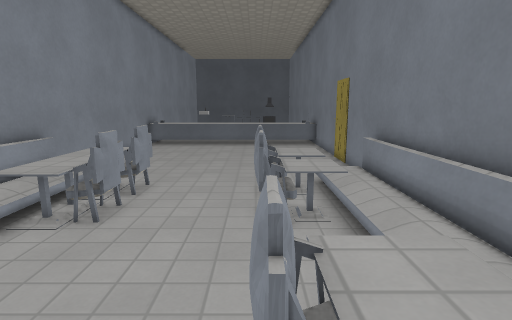
View 1 (above)

13 first-person views from a walk through a Godot game level. The camera is 1.5 m above the floor, tilts 10° down and sees 80° across. The floor is counted in squares, 0.5 m on a side. Each view is taken from the middle of a square. On the plan, view 1 faces up. The plan holds only what a view shows up to about 20 squares ahead; the rest is blank. The place goes on beyond the plan. Characters and animated objects are left out. Surface patterns are stand-ins for the level's own textures.

View 2
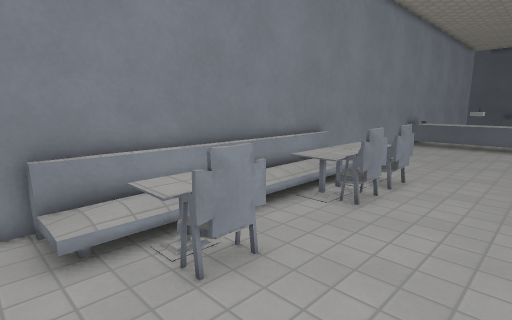

View 3
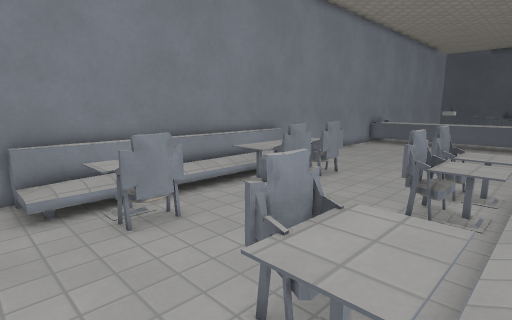

View 4
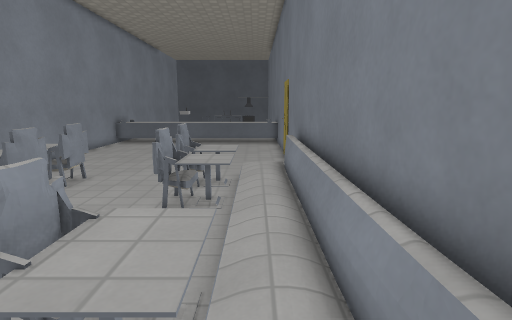

View 5
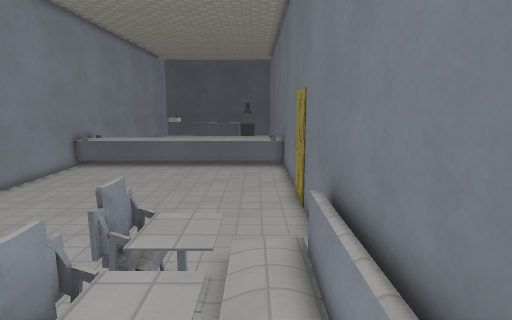

View 6
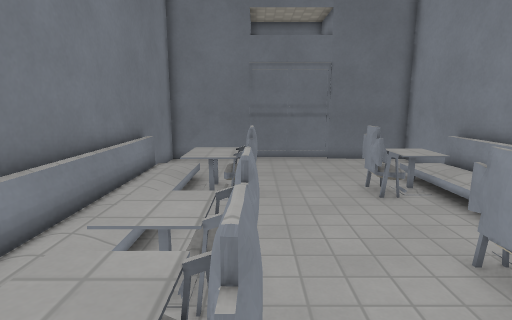

View 7
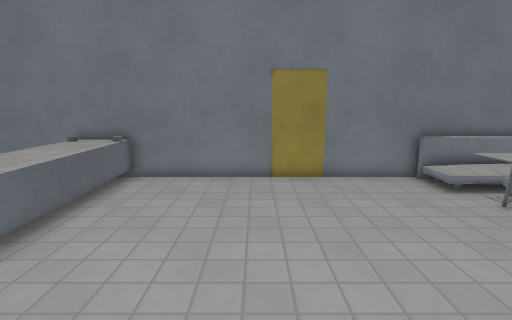

View 8
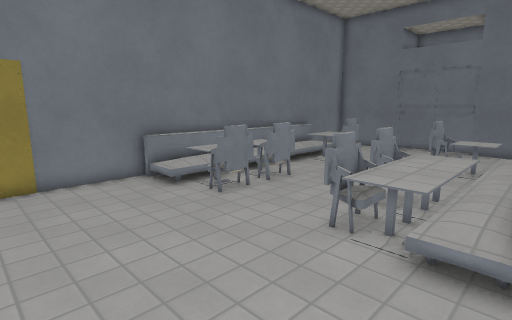

View 9
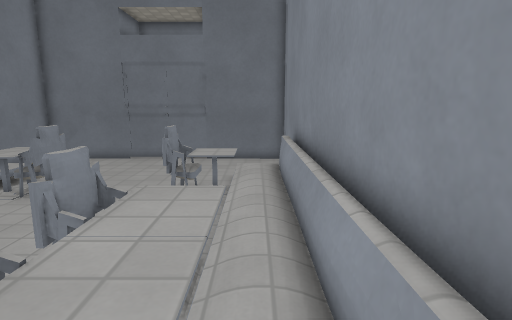

View 10
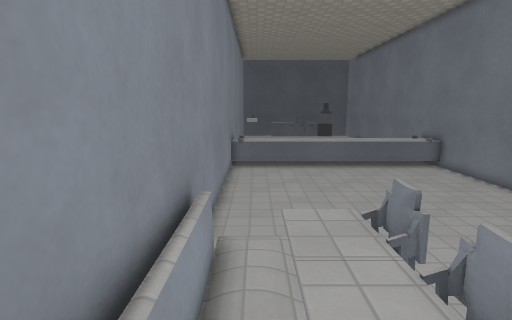

View 11
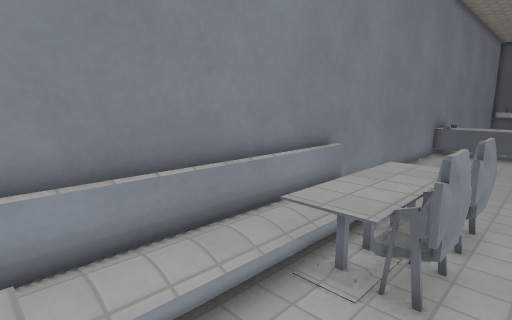

View 12
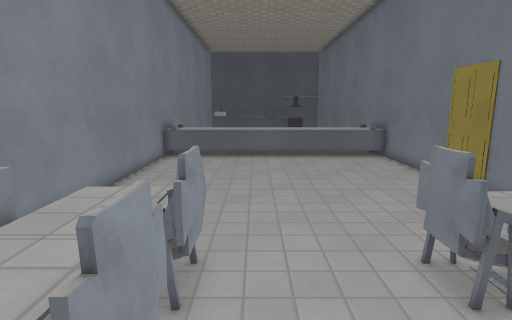

View 13
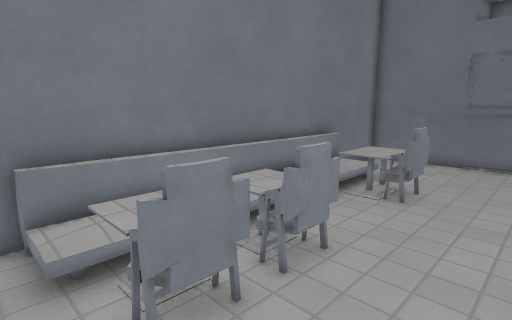

### Floor plan
Key: @ floor where view 1 was taken; # wall or solid block; x gap in a wall; . main floor; : floor 0.25 m higher than the main floor; + floor 0.5 m higher than the main floor; * floor 0.75 m higher than the main floor; / step, stairs or slope; = window, fence, low wall or low ledge; ^ raised ledge; v drop or lower ground.
Columns run from 9 left of view 1 to 5 right of it. Each row starts with its distance up from view 1.
 26 #^^^^    ^^^^^^
 25 #^^^^^^^^^^^^^^
 24 #^^^^^^^^^^^^^#
 23 #.............#
 22 #.............#
 21 #.............#
 20 #.............#
 19 #.............#
 18 #.............#
 17 #.............#
 16 #.............#
 15 #.............#
 14 #.............#
 13 #.............#
 12 #=:.v=...=.///#
 11 ##+**=...=^^+/#
 10 ##+**v...x^^+/#
  9  #+**v...x^^+/#
  8  #+**=...=^^+/#
  7  #+=v=....=.+/#
  6  #+/........+/#
  5  #+/........+/#
  4  #+/......v.+/#
  3 ##+/*=...=**+/#
  2 ##+**=...=**+/#
  1 #=:==.....==:##
  0 #=//.....@../=#
 -1 #............ #
 -2 #  .......... #
 -3 #.............#
 -4 ###############

Where each view was taken, in squares from view 1:
view 1: 0 up, 0 right, facing up
view 2: 1 down, 0 right, facing up-left
view 3: 1 down, 3 right, facing up-left
view 4: 1 down, 3 right, facing up
view 5: 5 up, 3 right, facing up
view 6: 13 up, 0 right, facing down
view 7: 19 up, 8 left, facing right
view 8: 18 up, 8 left, facing down-right
view 9: 13 up, 7 left, facing down
view 10: 5 up, 7 left, facing up
view 11: 3 up, 3 left, facing up-left
view 12: 6 up, 3 left, facing up
view 13: 13 up, 3 left, facing down-right
